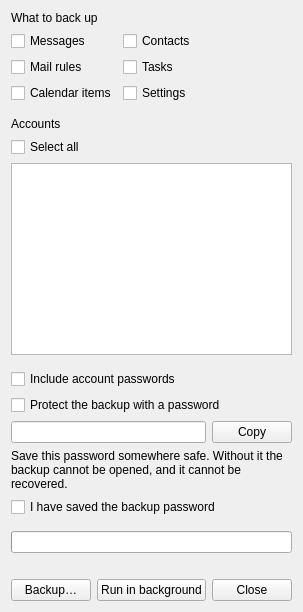
<?xml version="1.0" encoding="UTF-8"?>
<ui version="4.0">
 <class>Backup</class>
 <widget class="QWidget" name="Backup">
  <property name="windowTitle">
   <string>Backup</string>
  </property>
  <layout class="QVBoxLayout" name="layout" stretch="0,0,0,0,0,1,0,0,0,0,0,0,0,0,0,0">
   <item>
    <widget class="QLabel" name="whatHeading">
     <property name="text">
      <string>What to back up</string>
     </property>
     <property name="role" stdset="0">
      <string>heading</string>
     </property>
    </widget>
   </item>
   <item>
    <layout class="QHBoxLayout" name="parts" stretch="0,0,1">
     <item>
      <layout class="QVBoxLayout" name="partsLeft">
       <item>
        <widget class="QCheckBox" name="partMessages">
         <property name="text">
          <string>Messages</string>
         </property>
        </widget>
       </item>
       <item>
        <widget class="QCheckBox" name="partRules">
         <property name="text">
          <string>Mail rules</string>
         </property>
        </widget>
       </item>
       <item>
        <widget class="QCheckBox" name="partCalendars">
         <property name="text">
          <string>Calendar items</string>
         </property>
        </widget>
       </item>
      </layout>
     </item>
     <item>
      <layout class="QVBoxLayout" name="partsRight">
       <item>
        <widget class="QCheckBox" name="partContacts">
         <property name="text">
          <string>Contacts</string>
         </property>
        </widget>
       </item>
       <item>
        <widget class="QCheckBox" name="partTasks">
         <property name="text">
          <string>Tasks</string>
         </property>
        </widget>
       </item>
       <item>
        <widget class="QCheckBox" name="partSettings">
         <property name="text">
          <string>Settings</string>
         </property>
        </widget>
       </item>
      </layout>
     </item>
     <item>
      <spacer name="partsEnd">
       <property name="orientation">
        <enum>Qt::Horizontal</enum>
       </property>
       <property name="sizeType">
        <enum>QSizePolicy::Expanding</enum>
       </property>
       <property name="sizeHint" stdset="0">
        <size>
         <width>0</width>
         <height>0</height>
        </size>
       </property>
      </spacer>
     </item>
    </layout>
   </item>
   <item>
    <spacer name="blankAboveAccounts">
     <property name="orientation">
      <enum>Qt::Vertical</enum>
     </property>
     <property name="sizeType">
      <enum>QSizePolicy::Fixed</enum>
     </property>
     <property name="sizeHint" stdset="0">
      <size>
       <width>0</width>
       <height>8</height>
      </size>
     </property>
    </spacer>
   </item>
   <item>
    <widget class="QLabel" name="accountsHeading">
     <property name="text">
      <string>Accounts</string>
     </property>
     <property name="role" stdset="0">
      <string>heading</string>
     </property>
    </widget>
   </item>
   <item>
    <widget class="QCheckBox" name="selectAll">
     <property name="text">
      <string>Select all</string>
     </property>
    </widget>
   </item>
   <item>
    <widget class="QListWidget" name="accounts" />
   </item>
   <item>
    <spacer name="blankAbovePasswords">
     <property name="orientation">
      <enum>Qt::Vertical</enum>
     </property>
     <property name="sizeType">
      <enum>QSizePolicy::Fixed</enum>
     </property>
     <property name="sizeHint" stdset="0">
      <size>
       <width>0</width>
       <height>8</height>
      </size>
     </property>
    </spacer>
   </item>
   <item>
    <widget class="QCheckBox" name="includePasswords">
     <property name="text">
      <string>Include account passwords</string>
     </property>
    </widget>
   </item>
   <item>
    <widget class="QCheckBox" name="protect">
     <property name="text">
      <string>Protect the backup with a password</string>
     </property>
    </widget>
   </item>
   <item>
    <layout class="QHBoxLayout" name="passwordRow" stretch="1,0">
     <item>
      <widget class="QLineEdit" name="password">
       <property name="readOnly">
        <bool>true</bool>
       </property>
      </widget>
     </item>
     <item>
      <widget class="QPushButton" name="copy">
       <property name="text">
        <string>Copy</string>
       </property>
      </widget>
     </item>
    </layout>
   </item>
   <item>
    <widget class="QLabel" name="passwordNote">
     <property name="text">
      <string>Save this password somewhere safe. Without it the backup cannot be opened, and it cannot be recovered.</string>
     </property>
     <property name="wordWrap">
      <bool>true</bool>
     </property>
    </widget>
   </item>
   <item>
    <widget class="QCheckBox" name="saved">
     <property name="text">
      <string>I have saved the backup password</string>
     </property>
    </widget>
   </item>
   <item>
    <spacer name="blankAboveProgress">
     <property name="orientation">
      <enum>Qt::Vertical</enum>
     </property>
     <property name="sizeType">
      <enum>QSizePolicy::Fixed</enum>
     </property>
     <property name="sizeHint" stdset="0">
      <size>
       <width>0</width>
       <height>8</height>
      </size>
     </property>
    </spacer>
   </item>
   <item>
    <widget class="QProgressBar" name="progress" />
   </item>
   <item>
    <widget class="QLabel" name="status">
     <property name="wordWrap">
      <bool>true</bool>
     </property>
    </widget>
   </item>
   <item>
    <layout class="QHBoxLayout" name="buttons" stretch="1,0,0,0">
     <item>
      <spacer name="buttonsStart">
       <property name="orientation">
        <enum>Qt::Horizontal</enum>
       </property>
       <property name="sizeType">
        <enum>QSizePolicy::Expanding</enum>
       </property>
       <property name="sizeHint" stdset="0">
        <size>
         <width>0</width>
         <height>0</height>
        </size>
       </property>
      </spacer>
     </item>
     <item>
      <widget class="QPushButton" name="backUp">
       <property name="text">
        <string>Backup…</string>
       </property>
      </widget>
     </item>
     <item>
      <widget class="QPushButton" name="runInBackground">
       <property name="text">
        <string>Run in background</string>
       </property>
      </widget>
     </item>
     <item>
      <widget class="QPushButton" name="close">
       <property name="text">
        <string>Close</string>
       </property>
      </widget>
     </item>
    </layout>
   </item>
  </layout>
 </widget>
 <resources />
 <connections />
</ui>
